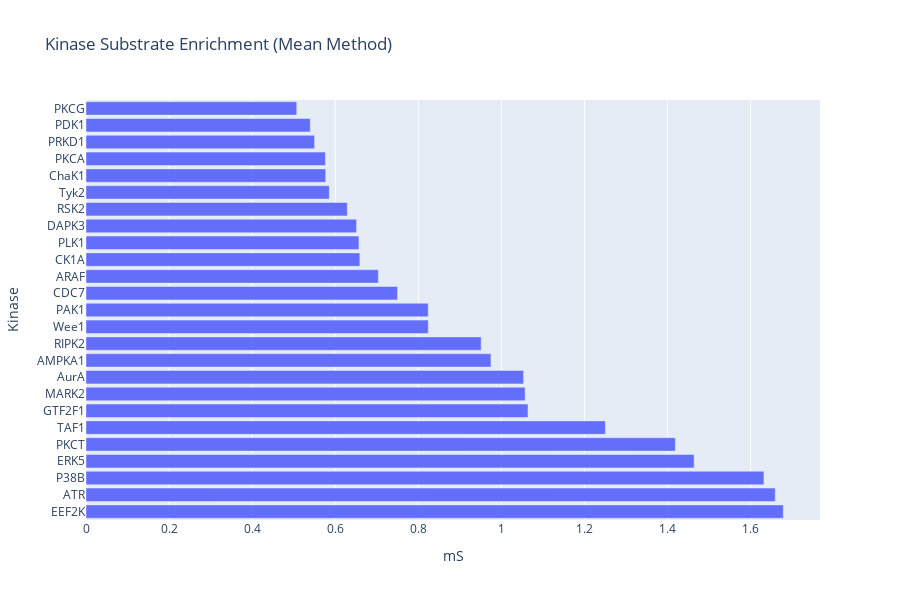

Notebook cell for this chart:
### Code cell
import plotly.express as px
fig = px.bar(sorted_df, x="mS", y="Kinase", orientation='h',
             hover_data=["mS", "Kinase"],
             height=600,
             title='Kinase Substrate Enrichment (Mean Method)')
fig.show()

### Figure 1 — Plotly figure (JSON) as saved in the notebook; plotly's stock layout.template omitted (floating-point values rounded to 4 significant figures)
{"data": [{"alignmentgroup": "True", "customdata": [[1.679, "EEF2K"], [1.659, "ATR"], [1.632, "P38B"], [1.464, "ERK5"], [1.419, "PKCT"], [1.25, "TAF1"], [1.064, "GTF2F1"], [1.057, "MARK2"], [1.053, "AurA"], [0.9749, "AMPKA1"], [0.9514, "RIPK2"], [0.824, "Wee1"], [0.8238, "PAK1"], [0.7501, "CDC7"], [0.7038, "ARAF"], [0.6593, "CK1A"], [0.6571, "PLK1"], [0.6514, "DAPK3"], [0.629, "RSK2"], [0.5858, "Tyk2"], [0.5771, "ChaK1"], [0.5764, "PKCA"], [0.5504, "PRKD1"], [0.5399, "PDK1"], [0.5074, "PKCG"]], "hoverlabel": {"namelength": 0}, "hovertemplate": "mS=%{customdata[0]}<br>Kinase=%{customdata[1]}", "legendgroup": "", "marker": {"color": "#636efa"}, "name": "", "offsetgroup": "", "orientation": "h", "showlegend": false, "textposition": "auto", "type": "bar", "x": [1.679, 1.659, 1.632, 1.464, 1.419, 1.25, 1.064, 1.057, 1.053, 0.9749, 0.9514, 0.824, 0.8238, 0.7501, 0.7038, 0.6593, 0.6571, 0.6514, 0.629, 0.5858, 0.5771, 0.5764, 0.5504, 0.5399, 0.5074], "xaxis": "x", "y": ["EEF2K", "ATR", "P38B", "ERK5", "PKCT", "TAF1", "GTF2F1", "MARK2", "AurA", "AMPKA1", "RIPK2", "Wee1", "PAK1", "CDC7", "ARAF", "CK1A", "PLK1", "DAPK3", "RSK2", "Tyk2", "ChaK1", "PKCA", "PRKD1", "PDK1", "PKCG"], "yaxis": "y"}], "layout": {"barmode": "relative", "height": 600, "legend": {"tracegroupgap": 0}, "title": {"text": "Kinase Substrate Enrichment (Mean Method)"}, "xaxis": {"anchor": "y", "domain": [0, 1], "title": {"text": "mS"}}, "yaxis": {"anchor": "x", "domain": [0, 1], "title": {"text": "Kinase"}}}}
